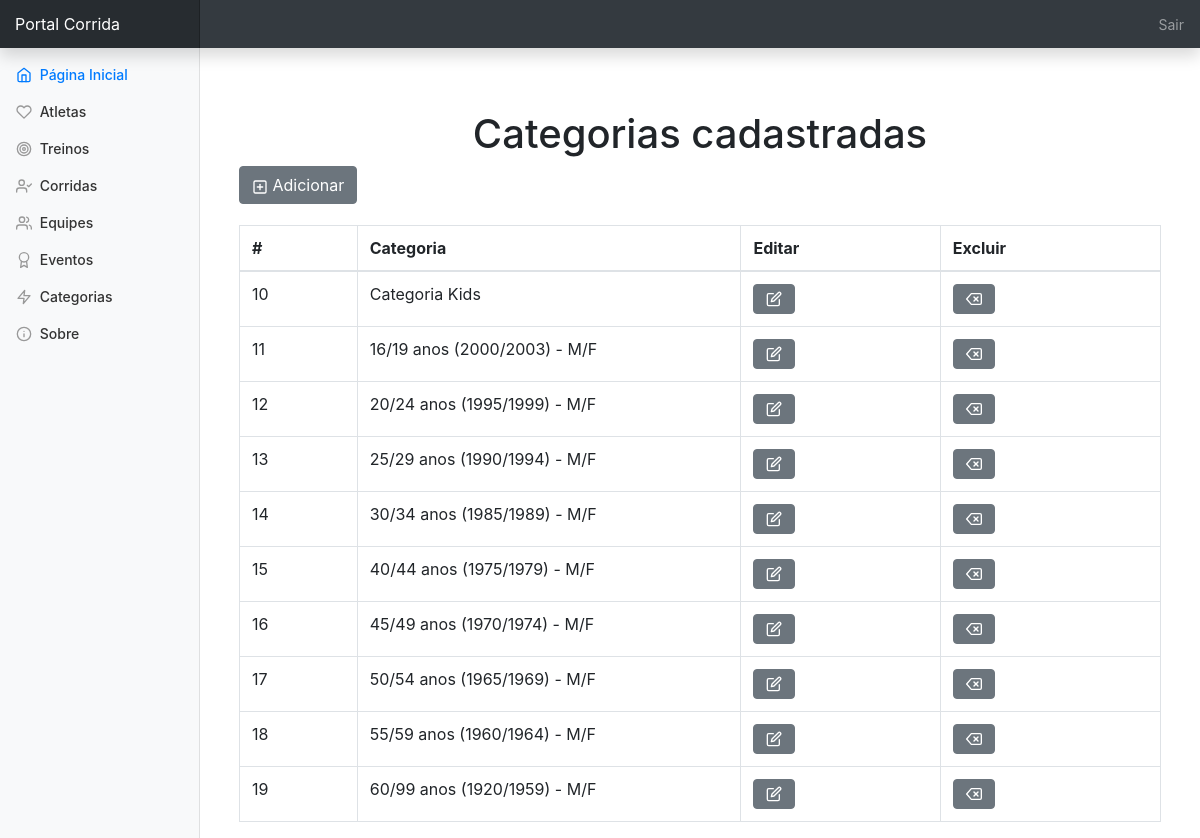
Page /categoria/crud_categoria.php?acao=listar (signed in) on the committed database.
### tables this page shows
CREATE TABLE `categoria` (
  `id` int(11) NOT NULL,
  `categoria` varchar(255) NOT NULL
);

### categoria/lista_categoria.php (the view, shortened to what this page needs)
<div class="container">
  <br>
  <h1>Categorias cadastradas</h1>
  <a class="btn btn-secondary"
  href="crud_categoria.php?acao=novo">
  <span data-feather="plus-square"></span> Adicionar
  </a>
<br/><br/>
<table class="table table-bordered table-hover">
 <thead class="">
  <th>#</th>
  <th class="col-md-5">Categoria</th>
  <th>Editar</th>
  <th>Excluir</th>
</thead>
<tbody>
  <?php foreach($lista_categoria as $item):
    $id = $item['id']; ?>
    <tr>
      <td><?= $item['id']; ?></td>
      <td><?= $item['categoria']; ?></td>
      <td>
        <a class="btn btn-secondary" href="crud_categoria.php?acao=buscar&id=<?= $id; ?>">
          <span data-feather="edit"></span>
        </a>
      </td>
      <td>
        <a class="btn btn-secondary" href="crud_categoria.php?acao=deletar&id=<?= $id; ?>">
          <span data-feather="delete"></span>
        </a>
      </td>
    </tr>
  <?php endforeach ?>
</tbody>
</table>
</div>

### dashboard.css (style rules this page uses)
body { font-size: .875rem; }
.container { padding-top: 20px; }
.feather { width: 16px; height: 16px; vertical-align: text-bottom; }

### cabecalho.php (style rules this page uses)
h1 { text-align: center; }

### rows in the picture
categoria: id "10", categoria "Categoria Kids"
categoria: id "11", categoria "16/19 anos (2000/2003) - M/F"
categoria: id "12", categoria "20/24 anos (1995/1999) - M/F"
categoria: id "13", categoria "25/29 anos (1990/1994) - M/F"
categoria: id "14", categoria "30/34 anos (1985/1989) - M/F"
categoria: id "15", categoria "40/44 anos (1975/1979) - M/F"
categoria: id "16", categoria "45/49 anos (1970/1974) - M/F"
categoria: id "17", categoria "50/54 anos (1965/1969) - M/F"
categoria: id "18", categoria "55/59 anos (1960/1964) - M/F"
categoria: id "19", categoria "60/99 anos (1920/1959) - M/F"
